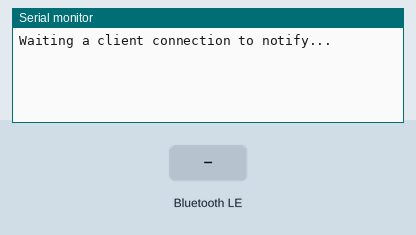
This sketch was run on a simulated ESP32. Shown: the last lines printed to the serial monitor. The inputs (shaded band) are chosen by the test bench. Nothing arrives over Bluetooth unless stated; a phone connects over Bluetooth LE 3 s after start.

Above: at 1.2 s.
1.3 s: Bluetooth LE write "1" received
At 2.5 s:
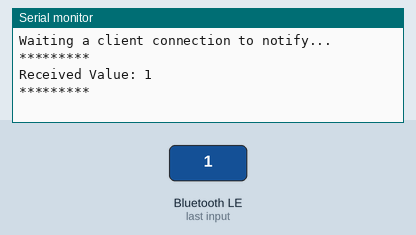
2.8 s: Bluetooth LE write "0" received
At 3.8 s:
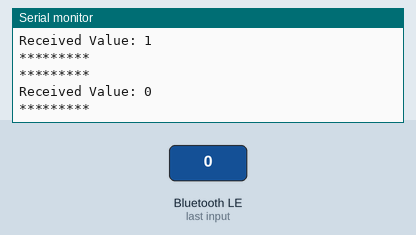
4.3 s: Bluetooth LE write "2" received
At 4.9 s:
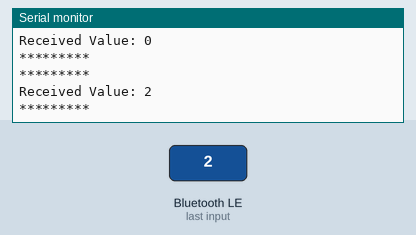

The sketch:

BLE.ino
```cpp
// https://www.instructables.com/ESP32-Bluetooth-Low-Energy/

#include <BLEDevice.h>
#include <BLEServer.h>
#include <BLEUtils.h>
#include <BLE2902.h>

BLEServer *pServer = NULL;
BLECharacteristic * pTxCharacteristic;
bool deviceConnected = false;
bool oldDeviceConnected = false;
char txString[8];

// See the following for generating UUIDs:
// https://www.uuidgenerator.net/

#define SERVICE_UUID           "6E400001-B5A3-F393-E0A9-E50E24DCCA9E" // UART service UUID
#define CHARACTERISTIC_UUID_RX "6E400002-B5A3-F393-E0A9-E50E24DCCA9E"
#define CHARACTERISTIC_UUID_TX "6E400003-B5A3-F393-E0A9-E50E24DCCA9E"


class MyServerCallbacks: public BLEServerCallbacks {
    void onConnect(BLEServer* pServer) {
      deviceConnected = true;
    };

    void onDisconnect(BLEServer* pServer) {
      deviceConnected = false;
    }
};

class MyCallbacks: public BLECharacteristicCallbacks {
    void onWrite(BLECharacteristic *pCharacteristic) {
      std::string rxValue = pCharacteristic->getValue();

      if (rxValue.length() > 0) {
        Serial.println("*********");
        Serial.print("Received Value: ");
        for (int i = 0; i < rxValue.length(); i++)
          Serial.print(rxValue[i]);

        Serial.println();
        Serial.println("*********");
      }
    }
};

void sendData(float float_val, int min_width, int digits_after_decimal, char char_buffer, char char_title);


void setup() {
  Serial.begin(115200);

  // Create the BLE Device
  BLEDevice::init("UART Service");

  // Create the BLE Server
  pServer = BLEDevice::createServer();
  pServer->setCallbacks(new MyServerCallbacks());

  // Create the BLE Service
  BLEService *pService = pServer->createService(SERVICE_UUID);

  // Create a BLE Characteristic
  pTxCharacteristic = pService->createCharacteristic(
                    CHARACTERISTIC_UUID_TX,
                    BLECharacteristic::PROPERTY_NOTIFY
                  );

  pTxCharacteristic->addDescriptor(new BLE2902());

  BLECharacteristic * pRxCharacteristic = pService->createCharacteristic(
                       CHARACTERISTIC_UUID_RX,
                      BLECharacteristic::PROPERTY_WRITE
                    );

  pRxCharacteristic->setCallbacks(new MyCallbacks());

  // Start the service
  pService->start();

  // Start advertising
  pServer->getAdvertising()->start();
  Serial.println("Waiting a client connection to notify...");
}

void loop() {

    if (deviceConnected) {

    sendData(4321.6633, 2, 2, txString, "Valor2: ");

    delay(1000); // bluetooth stack will go into congestion, if too many packets are sent
  }
}


void sendData(float float_val, int min_width, int digits_after_decimal, char *char_buffer, char *char_title){

  dtostrf(float_val, min_width, digits_after_decimal, char_buffer);
  pTxCharacteristic->setValue(char_title); //seta o valor que a caracteristica notificará (enviar)
  pTxCharacteristic->notify(); // Envia o valor para o smartphone
  pTxCharacteristic->setValue(char_buffer);
  pTxCharacteristic->notify();
  pTxCharacteristic->setValue(";");
  pTxCharacteristic->notify();
  pTxCharacteristic->setValue("\n");
  pTxCharacteristic->notify();

}
```

Measured:
- after the input at 1.3 s, the serial monitor: prints a new line after 0.05 s (image 1)
- after the input at 2.8 s, the serial monitor: prints a new line after 0.05 s (image 2)
- after the input at 4.3 s, the serial monitor: prints a new line after 0.05 s (image 3)
